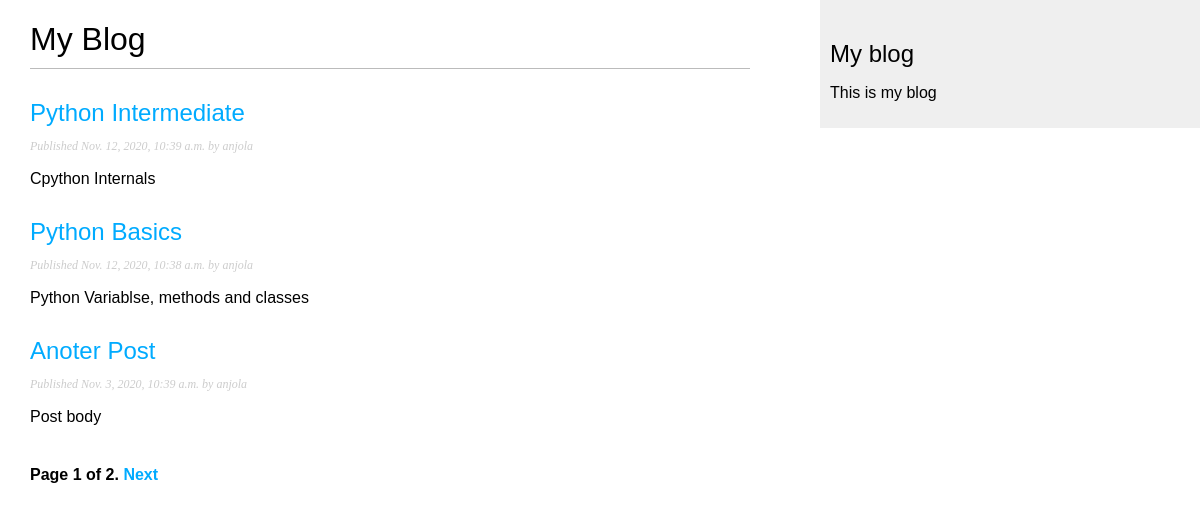
Screenshot of /blog/ with the database file from the repository.
### blog/models.py (models this page shows, shortened)
class Post(models.Model):
	STATUS_CHOICES = (
		('draft', 'Draft'),
		('published', 'Published'),
	)
	title = models.CharField(max_length=250)
	slug = models.SlugField(max_length=250, unique_for_date='publish')
	author = models.ForeignKey(User, on_delete=models.CASCADE, related_name='blog_posts')
	body = models.TextField()
	publish = models.DateTimeField(default=timezone.now)
	created = models.DateTimeField(auto_now_add=True)
	updated = models.DateTimeField(auto_now=True)
	status = models.CharField(max_length=10, choices=STATUS_CHOICES, default='draft')
	class Meta:
		ordering = ('-publish',)
	objects = models.Manager()	# the default Manager
	published = PublishedManager() # our custom Manager
	def get_absolute_url(self):
		return reverse('blog:post_detail', args=[self.publish.year, self.publish.month, self.publish.day, self.slug])

### blog/views.py (the view)
# urls.py: path('', views.PostListView.as_view(), name='post_lists' ),
class PostListView(ListView):
	queryset = Post.published.all()
	context_object_name = 'posts'
	paginate_by = 3
	template_name = 'blog/post/list.html'

### blog/templates/blog/post/list.html (shortened to what this page needs)
{% extends "blog/base.html" %}
{% block content %}
<h1>My Blog</h1>
{% for post in posts %}
<h2>
  <a href="{{ post.get_absolute_url }}">
    {{ post.title }}
  </a>
</h2>
<p class="date">
  Published {{ post.publish }} by {{ post.author }}
</p>
{{ post.body|truncatewords:5|linebreaks }}
{% endfor %}
{% include 'pagination.html' with page=page_obj %}
{% endblock %}

### blog/templates/blog/base.html (shortened to what this page needs)
{% load static %}
<!DOCTYPE html>
<html lang="en">
<head>
  <link rel="stylesheet" type="text/css" href="{% static 'css/blog.css' %}">
</head>
<body>
  <div id="content">
    {% block content %}
    {% endblock %}
  </div>
  <div id="sidebar">
    <h2>My blog</h2>
    <p>This is my blog</p>
  </div>
</body>
</html>

### blog/templates/pagination.html (shortened to what this page needs)
<div class="pagination">
  <span class="step-links">
    <span class="current">
      Page {{ page.number }} of {{ page.paginator.num_pages }}.
    </span>
    {% if page.has_next %}
    <a href="?page={{ page.next_page_number }}">Next</a>
    {% endif %}
  </span>
</div>

### blog/static/css/blog.css (style rules this page uses)
body { margin:0; padding:0; font-family:helvetica, sans-serif; }
a { color:#00abff; text-decoration:none; }
h1 { font-weight:normal; border-bottom:1px solid #bbb; padding:0 0 10px 0; }
h2 { font-weight:normal; margin:30px 0 0; }
#content { float:left; width:60%; padding:0 0 0 30px; }
#sidebar { float:right; width:30%; padding:10px; background:#efefef; height:100%; }
p.date { color:#ccc; font-family: georgia, serif; font-size: 12px; font-style: italic; }
.pagination { margin:40px 0; font-weight:bold; }

### rows the page displays
Post: title "Python Intermediate", publish "Nov. 12, 2020, 10:39 a.m.", author "anjola", body "Cpython Internals"
Post: title "Python Basics", publish "Nov. 12, 2020, 10:38 a.m.", author "anjola", body "Python Variablse, methods and classes"
Post: title "Anoter Post", publish "Nov. 3, 2020, 10:39 a.m.", author "anjola", body "Post body"

### other values shown
{{ page.number }} "1"
{{ page.paginator.num_pages }} "2"
